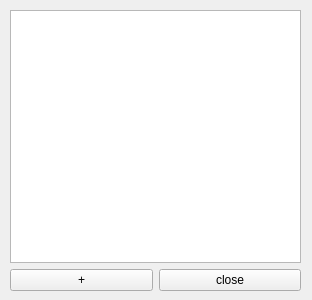
<?xml version="1.0" encoding="UTF-8"?>
<ui version="4.0">
 <class>Change_Form</class>
 <widget class="QWidget" name="Change_Form">
  <property name="geometry">
   <rect>
    <x>0</x>
    <y>0</y>
    <width>312</width>
    <height>300</height>
   </rect>
  </property>
  <property name="windowTitle">
   <string>Add tracks</string>
  </property>
  <widget class="QWidget" name="verticalLayoutWidget">
   <property name="geometry">
    <rect>
     <x>10</x>
     <y>10</y>
     <width>291</width>
     <height>281</height>
    </rect>
   </property>
   <layout class="QVBoxLayout" name="verticalLayout">
    <item>
     <widget class="QListWidget" name="listWidget"/>
    </item>
    <item>
     <layout class="QHBoxLayout" name="horizontalLayout_5">
      <item>
       <widget class="QPushButton" name="addtrack_button">
        <property name="text">
         <string>+</string>
        </property>
       </widget>
      </item>
      <item>
       <widget class="QPushButton" name="close_button">
        <property name="text">
         <string>close</string>
        </property>
       </widget>
      </item>
     </layout>
    </item>
   </layout>
  </widget>
 </widget>
 <resources/>
 <connections/>
</ui>
